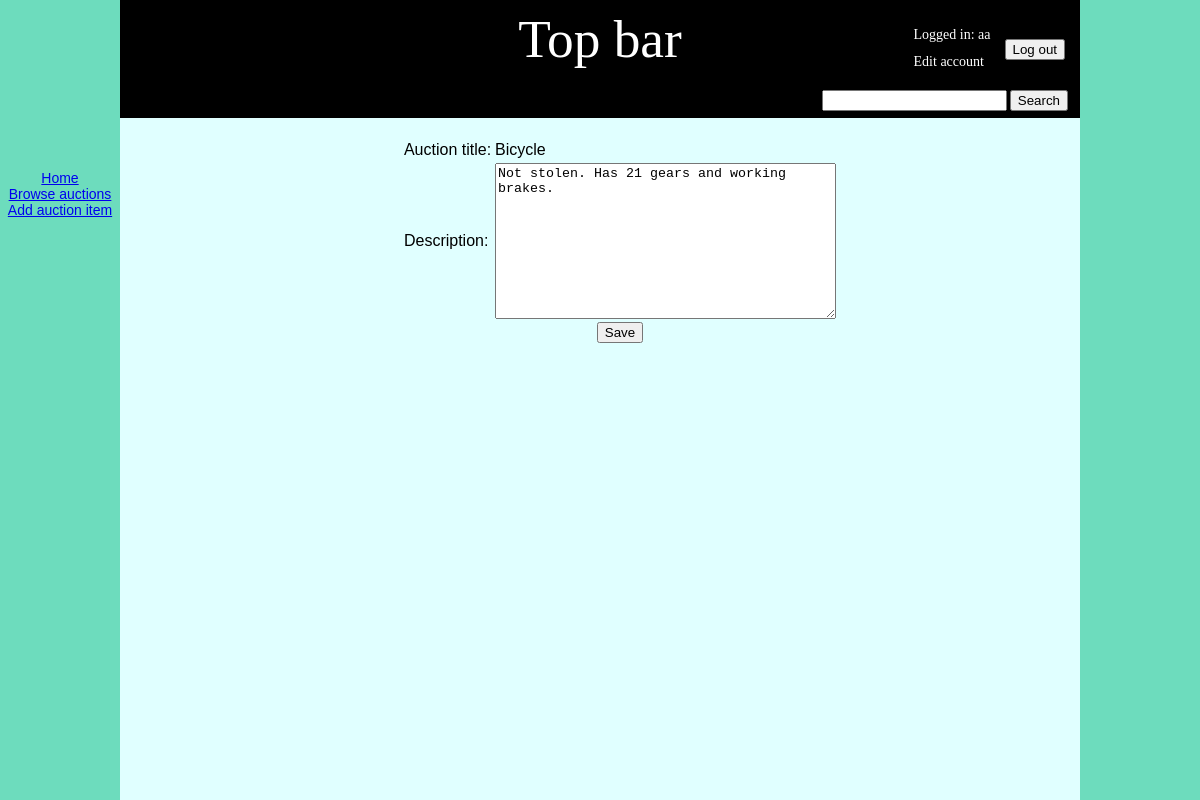
The app's page /auctions/edit/120000w9z7Yz1AqAcXXuMxS03ZcelNSg0cFPDB5UkBArsMbDYZU36I7DKrMtE (signed in) with its own data.
### auctionApp/models.py (models this page shows, shortened)
class Auction(models.Model):
    seller_id = models.IntegerField()
    seller_name = models.CharField(max_length=20)
    seller_email = models.EmailField()
    title = models.CharField(max_length=100, null=False, blank=False)
    description = models.TextField(null=False, blank=False)
    starting_price = models.FloatField()
    current_price = models.FloatField()
    current_winner_id = models.IntegerField(null=True, blank=True)
    current_winner_name = models.CharField(max_length=20, default='No bids yet.')
    time_posted = models.DateTimeField()
    time_closing = models.DateTimeField()
    hash_id = models.CharField(max_length=256)
    active = models.BooleanField(default=True)
    banned = models.BooleanField(default=False)
    resolved = models.BooleanField(default=False)
    def get(self, instance):
        return self.serializable_value(instance)

### auctionApp/auction_edit.py (the view, shortened to what this page needs)
# urls.py: path('auctions/edit/<slug:query>', EditAuction.as_view(), name='auctionEdit'),
class EditAuction(View):
    def get(self, request, query):
        auction = Auction.objects.get(hash_id=query)
        if request.user.is_authenticated and request.user.id != auction.seller_id:
            owner = request.user.id == auction.seller_id
            error_message = 'You do not have permission to edit this auction.'
            return render(request, 'view_auction_item.html', {'auction': auction,
                                                              'owner': owner,
                                                              'error_message': error_message})
        request.session['to_update'] = query
        form = AddAuctionForm(auction)
        return render(request, 'edit_auction_item.html', {'form': form,
                                                          'auction_id': query})

### auctionApp/forms.py
class AddAuctionForm(forms.Form):
    title = forms.CharField(label="Auction title", max_length=100)
    description = forms.Field(widget=forms.Textarea)
    starting_price = forms.FloatField(initial=0)

### templates/edit_auction_item.html (shortened to what this page needs)
{% extends 'base.html' %}
{% block content %}
    <form action="{% url 'auctionEdit'  %}{{ auction_id }}" method="post">
        <table>
            <tr>
                <td>
                    {{ form.title.label_tag }}
                </td>
                <td>
                    {{ form.title.value }}
                </td>
            </tr>
            <tr>
                <td>
                    {{ form.description.label_tag }}
                </td>
                <td>
                    {{ form.description }}
                </td>
            </tr>
        </table><br>
        <input type="submit" value="Save">
    </form>
{% endblock %}

### templates/login.html (shortened to what this page needs)
{% if not user.is_authenticated %}
    <form action="{% url 'login' %}" method="POST" class="login">
        {% csrf_token %}
        <table>
            <tr>
                <td>
                    <input id="username" name="username" type="text", value="Username" /><br>
                    <input id="password" name="password" type="password", value="Password"/>
                </td>
                <td>
                    <button type="submit">Login</button>
                </td>
            </tr>
        </table>
    </form>
{% else %}
    <div class="login">
        <table border="0" class="text_white">
            <tr>
                <td>
                    Logged in: {{ user }}
                </td>
                <td rowspan="3">
                    <br><form action="{% url 'logout' %}" method="POST" style="padding-left: 10px">
                        <button type="submit">Log out</button>
                    </form>
                </td>
            </tr>
            <tr>
                <td>
                    <a href="{% url 'edit_account' %}" class="text_white">Edit account</a>
                </td>
            </tr>
        </table>
    </div>
{% endif %}

### records on screen
Auction: title.value "Bicycle", description "Not stolen. Has 21 gears and working brakes."

### other values on screen
{{ user }} "aa"
